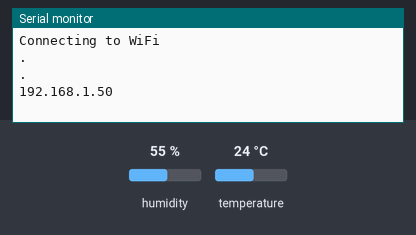
Recording of a sketch running on a simulated ESP8266 (NodeMCU). On the bench: the last lines printed to the serial monitor. The test bench sets the inputs (shaded band); at power-on: humidity 55 %, temperature 24 °C. WiFi joins after 1.5 s; servers stay silent unless stated; network time is answered at once with the bench clock; the local clock reads 2024-03-15 10:24:30 at power-on unless the sketch sets it.

Above: at 3.2 s.
3.3 s: humidity set to 22 %
At 11.0 s:
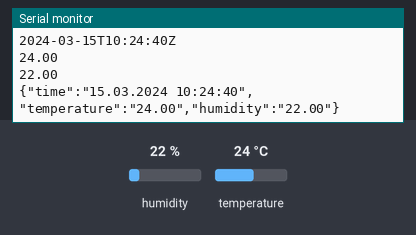
11.5 s: temperature set to 12 °C
13.0 s: humidity set to 40 %
At 20.28 s:
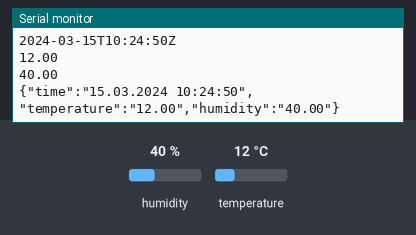
Timing chart, 0 to 20.5 s (numbered marks = the images above; inputs shaded):
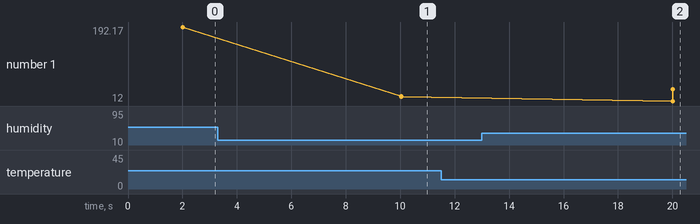

Measured:
- after the input at 3.3 s, the serial monitor: prints a new line after 6.7 s (image 1)
- after the input at 13.0 s, the serial monitor: prints a new line after 7.0 s (image 2)
- plotted number 1: 192.17 → 22 after the input at 3.3 s

The sketch:

dht22server.ino
```cpp
/*********
  Arduino project for reading humidity and temperature from DHT22 sensor
  and time using Network Time Protocol (NTP) and displaying data in
  webserver which runs in LoLin NodeMcu V3 with esp8266 microchip
*********/

// Here we import necessary libraries
#include <ESP8266WiFi.h>
#include <WiFiUdp.h>
#include <NTPClient.h>
#include <ESPAsyncWebServer.h>
#include <DHT.h>

// Variables to save network credentials
// Replace these with available network credentials
const char* ssid = "SSID";
const char* password = "PASSWORD";

// Variable for time zone UTC offset
const long utcOffsetInSeconds = 7200;

//Variables to hold date and time in strings
String allTheTime = "";

//Variable for data string
String data = "";

//Function for joining time string
void handleTime(NTPClient);

// Create WiFiUDP object
WiFiUDP ntpUDP;
// Define NTP Client to get time
// Use NTP Server pool.ntp.org which is open NTP project
NTPClient timeClient(ntpUDP, utcOffsetInSeconds);

#define DHTPIN 5     // We use GPIO5 (D1) pin of the chip for sensor data pin

// Select which sensor you are using by uncommenting correct one
//#define DHTTYPE    DHT11     // DHT 11
#define DHTTYPE    DHT22     // DHT 22 (AM2302)
//#define DHTTYPE    DHT21     // DHT 21 (AM2301)

//Create sensor object
DHT dht(DHTPIN, DHTTYPE);

// Variables for temperature and humidity
float t = 0.0;
float h = 0.0;

// Create AsyncWebServer object on port 80
AsyncWebServer server(80);

// Variable for storing last update time of the sensor
unsigned long previousMillis = 0;

// Variable for sensor update interval time in milliseconds
const long interval = 10000;

//Array for webserver code
const char index_html[] PROGMEM = R"rawliteral(
<!DOCTYPE HTML><html>
<head>
  <meta name="viewport" charset='utf-8' content="width=device-width, initial-scale=1">
  <link rel="stylesheet" href="https://use.fontawesome.com/releases/v5.7.2/css/all.css" integrity="sha384-fnmOCqbTlWIlj8LyTjo7mOUStjsKC4pOpQbqyi7RrhN7udi9RwhKkMHpvLbHG9Sr" crossorigin="anonymous">
  <style>
    html {
     font-family: Arial;
     display: inline-block;
     margin: 0px auto;
     text-align: center;
    }
    h2 { font-size: 3.0rem; }
    p { font-size: 3.0rem; }
    .units { font-size: 1.2rem; }
    .dht-labels{
      font-size: 1.5rem;
      vertical-align:middle;
      padding-bottom: 15px;
    }
  </style>
</head>
<body>
  <h2>Pottukellarin lämpötila ja suhteellinen kosteus</h2>
  <p>
    <i class="fas fa-clock" style="color:#059e8a;"></i>
    <span class="dht-labels"></span>
    <span id="time">%TIME%</span>
  <p/>
  <p>
    <i class="fas fa-thermometer-half" style="color:#059e8a;"></i>
    <span class="dht-labels">Lämpötila: </span>
    <span id="temperature">%TEMPERATURE%</span>
    <sup class="units">&deg;C</sup>
  </p>
  <p>
    <i class="fas fa-tint" style="color:#00add6;"></i>
    <span class="dht-labels">Suhteellinen kosteus: </span>
    <span id="humidity">%HUMIDITY%</span>
    <sup class="units">%</sup>
  </p>
</body>
<script>

setInterval(function ( ) {
  var xhttp = new XMLHttpRequest();
  xhttp.onreadystatechange = function() {
    if (this.readyState == 4 && this.status == 200) {
      document.getElementById("time").innerHTML = this.responseText;
    }
  };
  xhttp.open("GET", "/time", true);
  xhttp.send();
}, 10000 ) ;

setInterval(function ( ) {
  var xhttp = new XMLHttpRequest();
  xhttp.onreadystatechange = function() {
    if (this.readyState == 4 && this.status == 200) {
      document.getElementById("temperature").innerHTML = this.responseText;
    }
  };
  xhttp.open("GET", "/temperature", true);
  xhttp.send();
}, 10000 ) ;

setInterval(function ( ) {
  var xhttp = new XMLHttpRequest();
  xhttp.onreadystatechange = function() {
    if (this.readyState == 4 && this.status == 200) {
      document.getElementById("humidity").innerHTML = this.responseText;
    }
  };
  xhttp.open("GET", "/humidity", true);
  xhttp.send();
}, 10000 ) ;
</script>
</html>)rawliteral";

// Replaces placeholder with sensor values
String processor(const String& var){
  if(var == "TIME"){
    return String(allTheTime);
  }
  else if(var == "TEMPERATURE"){
    return String(t);
  }
  else if(var == "HUMIDITY"){
    return String(h);
  }
  return String();
}

void setup(){
  // Serial port for debugging purposes
  Serial.begin(115200);
  //Start sensoring
  dht.begin();

  // Connect to network
  WiFi.begin(ssid, password);
  Serial.println("Connecting to WiFi");
  while (WiFi.status() != WL_CONNECTED) {
    delay(1000);
    Serial.println(".");
  }

  // Print ESP8266 server local IP address
  Serial.println(WiFi.localIP());
  // Initialize NTP client
  timeClient.begin();

  // Route for root / web page
  server.on("/", HTTP_GET, [](AsyncWebServerRequest *request){
    request->send_P(200, "text/html", index_html, processor);
  });

  server.on("/time", HTTP_GET, [](AsyncWebServerRequest *request){
    request->send_P(200, "text/plain", String(allTheTime).c_str());
  });
  server.on("/temperature", HTTP_GET, [](AsyncWebServerRequest *request){
    request->send_P(200, "text/plain", String(t).c_str());
  });
  server.on("/humidity", HTTP_GET, [](AsyncWebServerRequest *request){
    request->send_P(200, "text/plain", String(h).c_str());
  });
  server.on("/data", HTTP_GET, [](AsyncWebServerRequest *request){
    request->send_P(200, "text/plain", String(data).c_str());
  });
  //Add header to avoid problems with javascript CORS check
  //Probably security risk
  DefaultHeaders::Instance().addHeader("Access-Control-Allow-Origin", "*");
  //Start server
  server.begin();
}

void loop(){
  //save current time
  unsigned long currentMillis = millis();
  //check if specified time has passed
  if (currentMillis - previousMillis >= interval) {
    // save the last time you updated the sensor values
    previousMillis = currentMillis;
    // Update time from NTP server
    timeClient.update();
    //use handleTime function to modify time to more suitable form
    handleTime(timeClient);
    // Read temperature as Celsius (the default)
    float newT = dht.readTemperature();
    // check is temperature read value number, if not, don't change t value
    if (isnan(newT)) {
      Serial.println("Failed to read from DHT sensor!");
    }
    else {
      t = newT;
      Serial.println(t);
    }
    // Read Humidity
    float newH = dht.readHumidity();
    // check is humidity read value number, if not, don't change h value
    if (isnan(newH)) {
      Serial.println("Failed to read from DHT sensor!");
    }
    else {
      h = newH;
      Serial.println(h);
    //Serialize data to "JSON"-form
    data = "{\"time\":\"";
    data += allTheTime;
    data += "\",\"temperature\":\"";
    data += t;
    data += "\",\"humidity\":\"";
    data += h;
    data += "\"}";
    Serial.println(data);
    }
  }
}

//modify time to more suitable form
void handleTime(NTPClient tc) {
  //variables to hold data
  String formattedDate;
  String timeStamp;
  //get date from NTPClient
  formattedDate = tc.getFormattedDate();
  Serial.println(formattedDate);
  // Extract date
  int splitT = formattedDate.indexOf("T");
  String d, y, m;
  y = formattedDate.substring(0,4);
  m = formattedDate.substring(5,7);
  d = formattedDate.substring(8,10);
  // Extract time
  timeStamp = formattedDate.substring(splitT+1, formattedDate.length()-1);
  //form suitable date and time string
  allTheTime = d + "." + m + "." + y + " " + timeStamp;
  }
```
